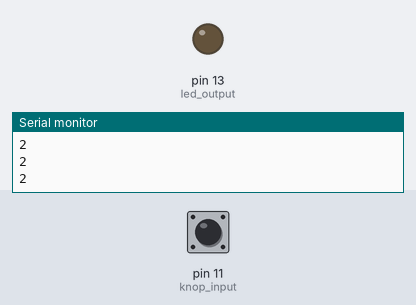
A sketch run on a simulated Arduino Uno, built with avr-gcc and run on an emulated ATmega328P. On the bench: output pins drawn as LEDs (lit = HIGH), the last lines printed to the serial monitor. The inputs (shaded band) are chosen by the test bench; at power-on: pin 11 (knop_input) HIGH.

Above: at 1.2 s.
1.3 s: pin 11 (knop_input) pulled LOW for 0.15 s
At 2.5 s:
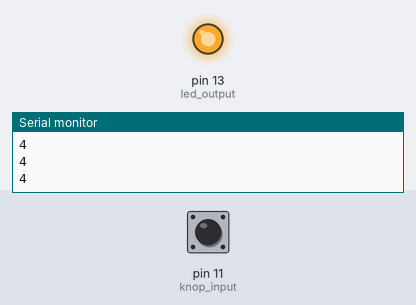
2.9 s: pin 11 (knop_input) pulled LOW for 1 s
At 4.1 s:
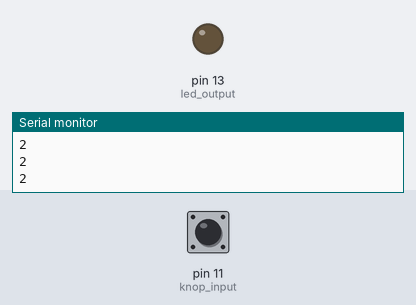
5.4 s: pin 11 (knop_input) pulled LOW for 3.2 s
At 5.7 s:
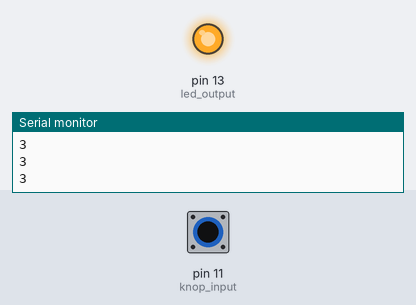
Timing chart, 0 to 8.4 s (numbered marks = the images above; inputs shaded):
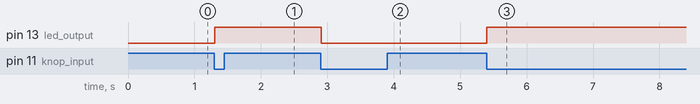

Measured:
- after the input at 1.3 s, pin 13 (led_output): LOW → HIGH at once
- after the input at 2.9 s, pin 13 (led_output): HIGH → LOW at once
- after the input at 5.4 s, pin 13 (led_output): LOW → HIGH at once

The sketch:

les_3_p27_states.ino
```cpp
void setup() {
  pinMode(13, OUTPUT);         // led output
  pinMode(11,  INPUT_PULLUP);  // knop input & pull-up

  // start serial
  Serial.begin(115200);
  Serial.println("Hallo arduino wereld.");
}

int State = 1;
void loop() {
  delay(10);

  Serial.println(State);

  if (State == 1) {
    if (digitalRead(11) == HIGH) {
      State = 2;             // ga naar state 2 als knop hoog is.
    }
  }
  if (State == 2) {
    if (digitalRead(11) == LOW) {
      State = 3;             // ga naar state 3 als knop laag is.
      digitalWrite(13, 1);   // en zet de led aan
    }
  }
  if (State == 3) {
    if (digitalRead(11) == HIGH) {
      State = 4;             // ga naar state 4 als knop hoog is.
    }
  }
  if (State == 4) {
    if (digitalRead(11) == LOW) {
      State = 1;             // ga naar state 1 als knop laag is.
      digitalWrite(13, 0);   // en zet de led uit
    }
  }
}
```
